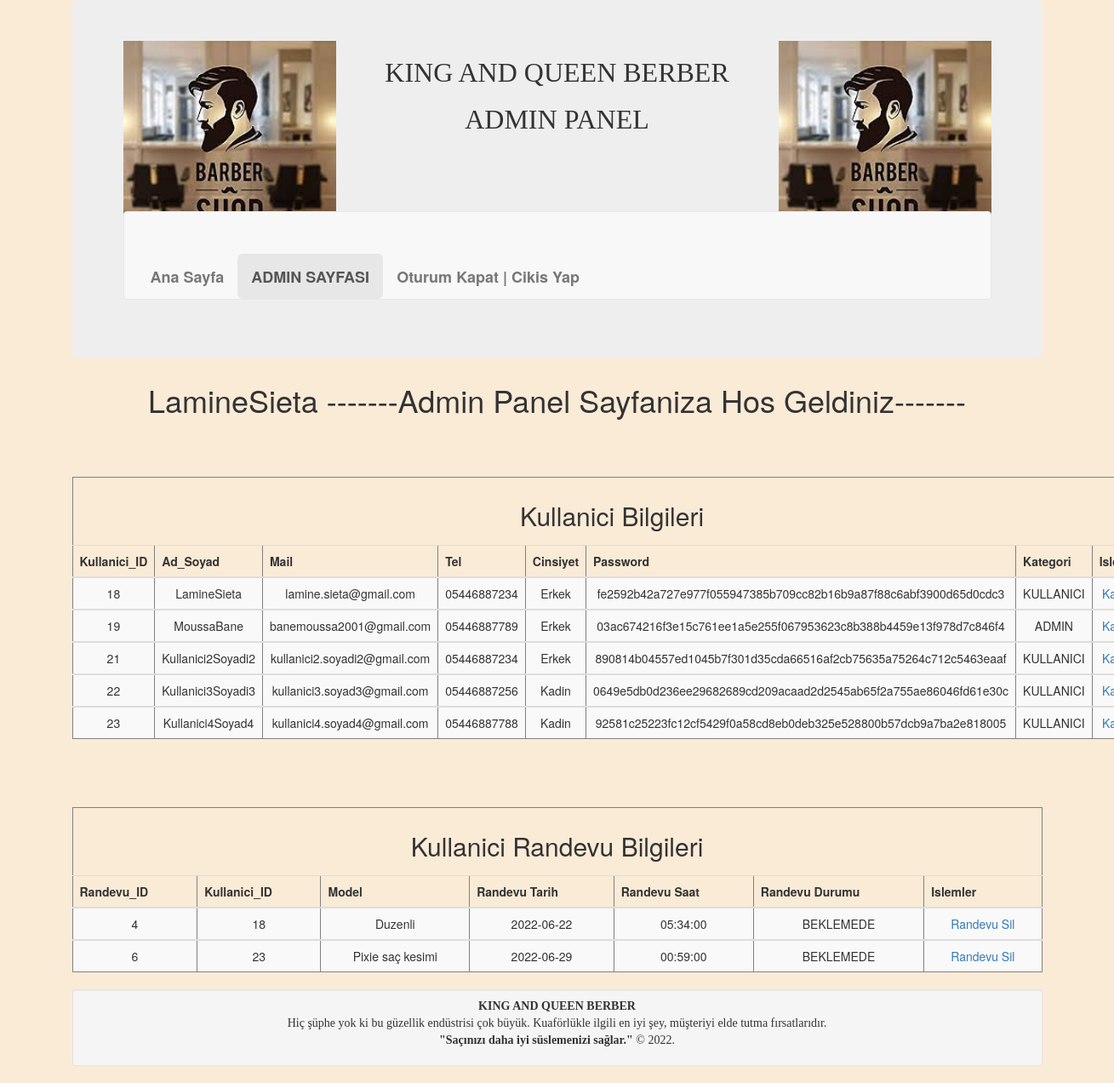
/adminKullaniciSayfasi.php (signed in), run on the app's committed database.
### tables this page shows
CREATE TABLE `kullanicitable` (
  `ID` int(11) NOT NULL,
  `AdSoyad` varchar(30) DEFAULT NULL,
  `Mail` varchar(30) DEFAULT NULL,
  `Tel` varchar(11) DEFAULT NULL,
  `Cinsiyet` varchar(5) DEFAULT NULL,
  `Pass_word` varchar(70) NOT NULL,
  `Kategori` varchar(9) DEFAULT 'KULLANICI'
);

CREATE TABLE `randevutable` (
  `ID` int(11) NOT NULL,
  `Kullanici_ID` int(11) DEFAULT NULL,
  `Model` varchar(30) DEFAULT NULL,
  `RandevuDurumu` varchar(20) DEFAULT 'BEKLEMEDE',
  `RandevuTarih` date DEFAULT curdate(),
  `RandevuSaat` time DEFAULT curtime()
);

### adminKullaniciSayfasi.php (the view, shortened to what this page needs)
<!DOCTYPE html>
<html >
<head>
    <link rel="stylesheet" href="https://maxcdn.bootstrapcdn.com/bootstrap/3.3.7/css/bootstrap.min.css">
</head>
<body style="background-color: antiquewhite;">
    <div class="container d-flex align-items-center justify-content-center text-center h-100">
        <div class="jumbotron">
            <img src="Images/Simge2.jpg" class="rounded float-start" align="right" width="250" height="250">
            <img src="Images/Simge2.jpg" class="rounded float-end" align="left" width="250" height="250">
            <h1 align="center" style="font-family: Arial Black; font-size:xx-large">KING AND QUEEN BERBER</h1>
            <h1 align="center" style="font-family: Arial Black; font-size:xx-large">ADMIN PANEL</h1>
            <br> <br> <br> <br>
            <nav class="navbar navbar-default">
                <div class="container-fluid">
                    <ul class="nav navbar-nav">
                        <li><a class="btn btn-outline btn-lg m-2" href="index.php"> <b>Ana Sayfa</b> </a> </li>
                        <li class="active"><a class="btn btn-outline btn-lg m-2" href="adminKullaniciSayfasi.php"> <b>ADMIN SAYFASI</b> </a> </li>
                        <li> <a class="btn btn-outline btn-lg m-2" href="sessionSonlandir.php"> <b> Oturum Kapat | Cikis Yap  </b> </a> </li>
                    </ul>
                </div>
            </nav>
        </div>
        <div>
            <h1> <?php echo $_SESSION['username']; ?> -------Admin Panel Sayfaniza Hos Geldiniz-------</h1>
            <br><br><br>
            <?php
                require('database_baglan.php');
                $mysql_query = "SELECT * FROM kullanicitable";
                $cevap = mysqli_query($MySql_Baglanti,$mysql_query);
                echo "<html>";
                    echo "<body>";
                        echo '<table border=1 class="table table-dark table-striped ">';
                            echo "<thead>";
                                echo "<tr>";
                                    echo "<td colspan='8'>"."<h2> Kullanici Bilgileri</h2>"."</td>";
                                echo "</tr>";
                                echo "<tr>";
                                    echo "<th>Kullanici_ID</th>";
                                    echo "<th>Ad_Soyad</th>";
                                    echo "<th>Mail</th>";
                                    echo "<th>Tel</th>";
                                    echo "<th>Cinsiyet</th>";
                                    echo "<th>Password</th>";
                                    echo "<th>Kategori</th>";
                                    echo "<th>Islemler</th>";
                                echo "</tr>";
                            echo "</thead>";
                                while($gelen = mysqli_fetch_array($cevap)){
                                    echo "<tbody>";
                                        echo "<tr>";
                                            echo "<td>".$gelen['ID']."</td>";
                                            echo "<td>".$gelen['AdSoyad']."</td>";
                                            echo "<td>".$gelen['Mail']."</td>";
                                            echo "<td>".$gelen['Tel']."</td>";
                                            echo "<td>".$gelen['Cinsiyet']."</td>";
                                            echo "<td>".$gelen['Pass_word']."</td>";
                                            echo "<td>".$gelen['Kategori']."</td>";
                                            echo "<td><a href=kayitSil.php?id=".$gelen['ID'].">KayitSil</a></td>";
                                        echo "</tr>";
                                    echo "</tbody>";
                                }
                        echo "</table>";
                    echo "</body>";
                echo "</html>";
            ?>
            <br><br><br>
            <?php
                $mysql_query_r = "SELECT * FROM randevutable ";
                $cevap_r = mysqli_query($MySql_Baglanti,$mysql_query_r);
                echo "<html>";
                    echo "<body>";
                        echo "<table border=1 class='table table-dark table-striped'>";
                            echo "<thead>";
                            echo "<tr>";
                                echo "<td colspan='7'>"."<h2> Kullanici Randevu Bilgileri </h2>"."</td>";
                            echo "</tr>";
                            echo "<tr>";
                                echo "<th>Randevu_ID</th>";
                                echo "<th>Kullanici_ID</th>";
                                echo "<th>Model</th>";
                                echo "<th>Randevu Tarih</th>";
                                echo "<th>Randevu Saat</th>";
                                echo "<th>Randevu Durumu</th>";
                                echo "<th>Islemler</th>";
                            echo "</tr>";
                            echo "</thead>";
                            while($gelen_r = mysqli_fetch_array($cevap_r)){
                                echo "<tbody>";
                                    echo "<tr>";
                                        echo "<td>".$gelen_r['ID']."</td>";
                                        echo "<td>".$gelen_r['Kullanici_ID']."</td>";
                                        echo "<td>".$gelen_r['Model']."</td>";
                                        echo "<td>".$gelen_r['RandevuTarih']."</td>";
                                        echo "<td>".$gelen_r['RandevuSaat']."</td>";
                                        echo "<td>".$gelen_r['RandevuDurumu']."</td>";
                                        echo "<td><a href=randevuSil.php?id=".$gelen_r['ID'].">Randevu Sil</a></td>";
                                    echo "</tr>";
                                echo "</tbody>";
                            }
                        echo "</table>";
                    echo "</body>";
                echo "</html>";
            ?>
        </div>
        <div class="well well-sm" style="font-family: cooper black;">
            <p align="center"><b>KING AND QUEEN BERBER</b>
                <br> Hiç şüphe yok ki bu güzellik endüstrisi çok büyük. Kuaförlükle ilgili en iyi şey, müşteriyi elde tutma fırsatlarıdır.<br>
                <b>"Saçınızı daha iyi süslemenizi sağlar."</b> &copy 2022.
            </p>
        </div>
    </div>
</body>
</html>

### data on the page
kullanicitable: ID "18", AdSoyad "LamineSieta", Mail "lamine.sieta@gmail.com", Tel "05446887234", Cinsiyet "Erkek", Pass_word "fe2592b42a727e977f055947385b709cc82b16b9a87f88c6abf3900d65d0cdc3", Kategori "KULLANICI"
kullanicitable: ID "19", AdSoyad "MoussaBane", Mail "banemoussa2001@gmail.com", Tel "05446887789", Cinsiyet "Erkek", Pass_word "03ac674216f3e15c761ee1a5e255f067953623c8b388b4459e13f978d7c846f4", Kategori "ADMIN"
kullanicitable: ID "21", AdSoyad "Kullanici2Soyadi2", Mail "kullanici2.soyadi2@gmail.com", Tel "05446887234", Cinsiyet "Erkek", Pass_word "890814b04557ed1045b7f301d35cda66516af2cb75635a75264c712c5463eaaf", Kategori "KULLANICI"
kullanicitable: ID "22", AdSoyad "Kullanici3Soyadi3", Mail "kullanici3.soyad3@gmail.com", Tel "05446887256", Cinsiyet "Kadin", Pass_word "0649e5db0d236ee29682689cd209acaad2d2545ab65f2a755ae86046fd61e30c", Kategori "KULLANICI"
kullanicitable: ID "23", AdSoyad "Kullanici4Soyad4", Mail "kullanici4.soyad4@gmail.com", Tel "05446887788", Cinsiyet "Kadin", Pass_word "92581c25223fc12cf5429f0a58cd8eb0deb325e528800b57dcb9a7ba2e818005", Kategori "KULLANICI"
randevutable: ID "4", Kullanici_ID "18", Model "Duzenli", RandevuTarih "2022-06-22", RandevuSaat "05:34:00", RandevuDurumu "BEKLEMEDE"
randevutable: ID "6", Kullanici_ID "23", Model "Pixie saç kesimi", RandevuTarih "2022-06-29", RandevuSaat "00:59:00", RandevuDurumu "BEKLEMEDE"

### other printed values
$_SESSION['username'] "LamineSieta"
